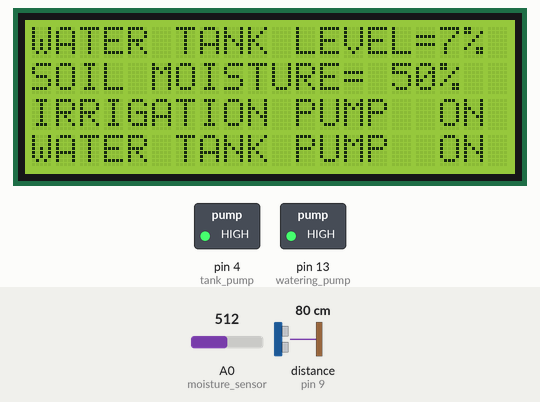
Bench run of a sketch on a simulated Arduino Uno, built with avr-gcc and run on an emulated ATmega328P. On the bench: 20×4 character LCD, switched loads named in the sketch (green lamp = pin HIGH). Wiring (inferred from the names in the program): ultrasonic range finder: trigger pin 10; echo pin 9. The inputs (shaded band) are chosen by the test bench; at power-on: A0 (moisture_sensor) = 512, distance to the obstacle (sensor on pin 9) 80 cm. The echo pulse lasts 58.3 µs per cm; the modem accepts every AT command (registered, SIM ready, sends succeed) and sends nothing else; pins used as bus, display or sensor lines are not drawn; what the sketch prints to the serial monitor is not drawn.

Above: at 1.7 s.
1.8 s: A0 (moisture_sensor) set to 864
At 3.1 s:
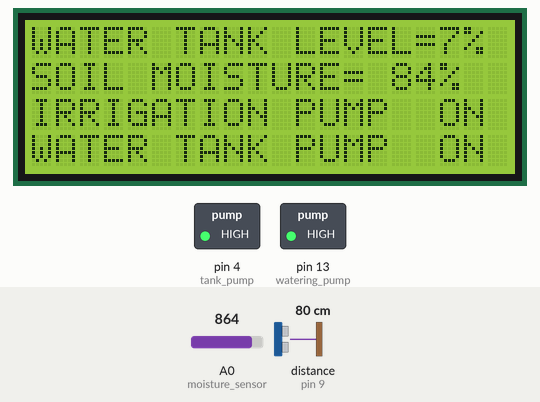
4.0 s: A0 (moisture_sensor) set to 897
At 6.3 s:
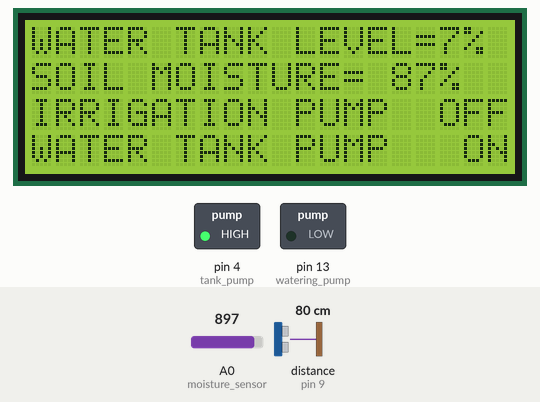
7.0 s: distance to the obstacle (sensor on pin 9) set to 2 cm
9.2 s: distance to the obstacle (sensor on pin 9) set to 18 cm
12.0 s: distance to the obstacle (sensor on pin 9) set to 35 cm
14.2 s: A0 (moisture_sensor) set to 1023
At 16.6 s:
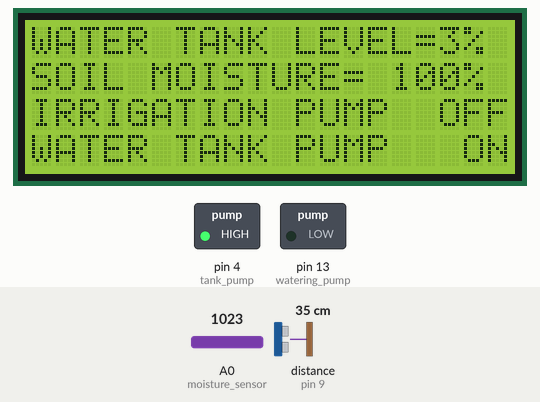
Timing chart, 0 to 18.0 s (numbered marks = the images above; inputs shaded):
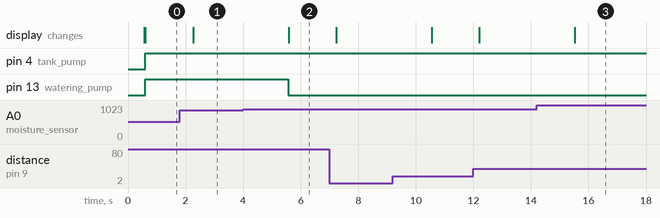

The sketch:

smart_irrigation_system_code.ino
```cpp
#include<LiquidCrystal.h>
#include <SoftwareSerial.h>
#include <Wire.h>


#define echo 9
#define trigger 10
#define tank_pump 4
#define watering_pump 13
#define moisture_sensor A0
long duration;
int distance;
int moisture_value;
int distance_percent;
int moist_percent;


SoftwareSerial SIM900(2, 3);
LiquidCrystal lcd(12,11,8,7,6,5);

void setup () {

lcd.begin(20,4);
SIM900.begin(9600);
Serial.begin(9600);
pinMode(echo,INPUT);
pinMode(moisture_sensor,INPUT);
pinMode(trigger,OUTPUT);
digitalWrite(trigger,LOW);
pinMode(watering_pump,OUTPUT);
pinMode(tank_pump,OUTPUT);
digitalWrite(watering_pump,LOW);
digitalWrite(tank_pump,LOW);

lcd.setCursor(0,1);
lcd.print("  SMART IRRIGATION  ");
lcd.setCursor(0,2);
lcd.print("HOMEMADE ELECTRONICS");
lcd.setCursor(0,3);
lcd.print("  ===============  ");

delay(500);
lcd.clear();
}


void loop(){
 //WATER LEVEL SENSOR
 digitalWrite(trigger,LOW);
 delayMicroseconds(2);
 digitalWrite(trigger,HIGH);
 delayMicroseconds(10);
 digitalWrite(trigger,LOW);
 duration=pulseIn(echo,HIGH);
 distance=duration*0.017;
 distance_percent=map( distance,0,1023,0,100);
 moisture_value= analogRead(moisture_sensor);
 moist_percent=map(moisture_value,0,1023,0,100);
 condition();

}


void sms(){
SIM900.print("AT+CMGF=1\r");
SIM900.println("AT + CMGS = \"+233266302607\"");// recipient's mobile number
SIM900.println("IRRIGATION PUMP IS OFF"); // your message that needs to be sent
SIM900.println((char)26); // End AT command with a Upper Case Z, which is ASCII code 26
Serial.println((char)26);
SIM900.println();

}

void sms1(){
SIM900.print("AT+CMGF=1\r");
SIM900.println("AT + CMGS = \"+233266302607\"");// recipient's mobile number

SIM900.println("WATER TANK PUMP IS OFF"); // your message that needs to be sent
Serial.println("WATER TANK PUMP IS OFF");

SIM900.println((char)26); // End AT command with a Upper Case Z, which is ASCII code 26
Serial.println((char)26);
SIM900.println();

}


void sms2(){
SIM900.print("AT+CMGF=1\r");
SIM900.println("AT + CMGS = \"+233266302607\"");// recipient's mobile number

SIM900.println("IRRIGATION PUMP IS ON"); // your message that needs to be sent
Serial.println("IRRIGATION PUMP IS ON");
SIM900.println((char)26); // End AT command with a Upper Case Z, which is ASCII code 26
Serial.println((char)26);
SIM900.println();

}

void sms3(){
SIM900.print("AT+CMGF=1\r");
delay(1000);
SIM900.println("AT + CMGS = \"+233266302607\"");// recipient's mobile number

SIM900.println("WATER TANK PUMP IS ON"); // your message that needs to be sent
Serial.println("WATER TANK PUMP IS ON");
SIM900.println((char)26); // End AT command with a Upper Case Z, which is ASCII code 26
Serial.println((char)26);
SIM900.println();

}


void condition(){
if (distance_percent>65 &&moist_percent<85){
LCD_3();
digitalWrite(tank_pump,LOW);
digitalWrite(watering_pump,HIGH);
 sms1();
 sms2();
delay(500);
}
else if (distance_percent<65 &&moist_percent>85)
{
LCD_2();
digitalWrite(tank_pump,HIGH);
digitalWrite(watering_pump,LOW);
sms3();
sms();
delay(500);
}
else if (distance_percent>65 &&moist_percent>85)
{

LCD_4();
digitalWrite(tank_pump,LOW);
digitalWrite(watering_pump,LOW);

sms1();
sms();
delay(500);

}

else if (distance_percent<65 &&moist_percent<85)
{
LCD_1();
digitalWrite(tank_pump,HIGH);
digitalWrite(watering_pump,HIGH);
sms3();
sms2();
delay(500);

}
}


  void LCD_1()
  {
  lcd.clear();
  lcd.setCursor(0,0);
  lcd.print("WATER TANK LEVEL=");
  lcd.print(distance_percent);
  lcd.print("%");
  lcd.setCursor(0,1);
  lcd.print("SOIL MOISTURE= ");
  lcd.print(moist_percent);
  lcd.print("%");
  lcd.setCursor(0,2);
  lcd.print("IRRIGATION PUMP");
  lcd.print("  ON");
  lcd.setCursor(0,3);
  lcd.print("WATER TANK PUMP");
  lcd.print("  ON");
  }

void LCD_2(){
  lcd.clear();
  lcd.setCursor(0,0);
  lcd.print("WATER TANK LEVEL=");
  lcd.print(distance_percent);
  lcd.print("%");
  lcd.setCursor(0,1);
  lcd.print("SOIL MOISTURE= ");
  lcd.print(moist_percent);
  lcd.print("%");
  lcd.setCursor(0,2);
  lcd.print("IRRIGATION PUMP");
  lcd.print("  OFF");
  lcd.setCursor(0,3);
  lcd.print("WATER TANK PUMP");
  lcd.print("   ON");
  }
  void LCD_3(){
  lcd.clear();
  lcd.setCursor(0,0);
   lcd.print("WATER TANK LEVEL=");
  lcd.print(distance_percent);
  lcd.print("%");
  lcd.setCursor(0,1);
  lcd.print("SOIL MOISTURE= ");
  lcd.print(moist_percent);
  lcd.print("%");
   lcd.setCursor(0,2);
  lcd.print("IRRIGATION PUMP");
  lcd.print("  ON");
  lcd.setCursor(0,3);
  lcd.print("WATER TANK PUMP");
  lcd.print("  OFF");
  }

  void LCD_4(){
  lcd.clear();
  lcd.setCursor(0,0);
   lcd.print("WATER TANK LEVEL=");
  lcd.print(distance_percent);
  lcd.print("%");
  lcd.setCursor(0,1);
  lcd.print("SOIL MOISTURE= ");
  lcd.print(moist_percent);
  lcd.print("%");
   lcd.setCursor(0,2);
  lcd.print("IRRIGATION PUMP");
  lcd.print("  OFF");
  lcd.setCursor(0,3);
  lcd.print("WATER TANK PUMP");
  lcd.print("  OFF");
  }
```

Measured:
- the behaviour switches between 879 and 880 on A0 (moisture_sensor) (found by bisection; images 1 and 2)
- after the input at 1.8 s, the display: changes after 0.46 s (image 1)
- after the input at 4.0 s, pin 13 (watering_pump): HIGH → LOW after 1.6 s; the display: changes after 1.6 s (image 2)
- after the input at 14.2 s, the display: changes after 1.3 s (image 3)
